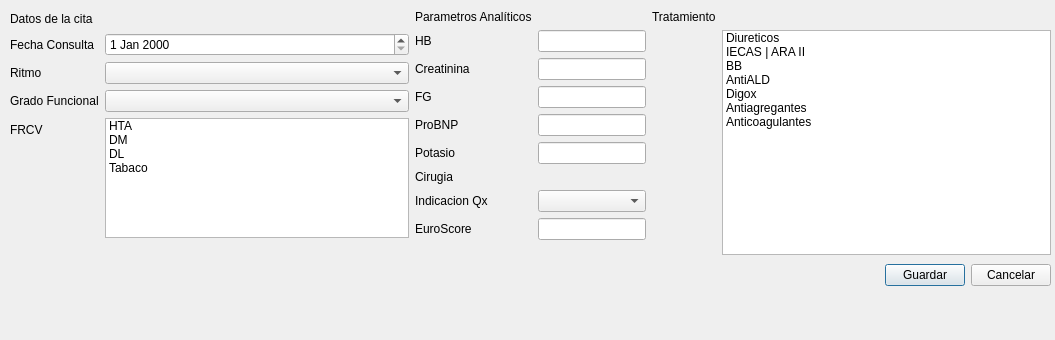
<?xml version="1.0" encoding="UTF-8"?>
<ui version="4.0">
 <class>AddVisit</class>
 <widget class="QDialog" name="AddVisit">
  <property name="geometry">
   <rect>
    <x>0</x>
    <y>0</y>
    <width>1055</width>
    <height>340</height>
   </rect>
  </property>
  <property name="sizePolicy">
   <sizepolicy hsizetype="Maximum" vsizetype="Maximum">
    <horstretch>0</horstretch>
    <verstretch>0</verstretch>
   </sizepolicy>
  </property>
  <property name="windowTitle">
   <string>Añadir Consulta</string>
  </property>
  <widget class="QWidget" name="horizontalLayoutWidget">
   <property name="geometry">
    <rect>
     <x>0</x>
     <y>0</y>
     <width>1051</width>
     <height>255</height>
    </rect>
   </property>
   <layout class="QHBoxLayout" name="horizontalLayout">
    <property name="sizeConstraint">
     <enum>QLayout::SetMaximumSize</enum>
    </property>
    <property name="leftMargin">
     <number>10</number>
    </property>
    <property name="topMargin">
     <number>10</number>
    </property>
    <item>
     <layout class="QFormLayout" name="citaLayout">
      <property name="sizeConstraint">
       <enum>QLayout::SetMaximumSize</enum>
      </property>
      <item row="0" column="0">
       <widget class="QLabel" name="fechaConsultaLabel">
        <property name="sizePolicy">
         <sizepolicy hsizetype="MinimumExpanding" vsizetype="Minimum">
          <horstretch>0</horstretch>
          <verstretch>0</verstretch>
         </sizepolicy>
        </property>
        <property name="minimumSize">
         <size>
          <width>54</width>
          <height>17</height>
         </size>
        </property>
        <property name="text">
         <string>Datos de la cita</string>
        </property>
       </widget>
      </item>
      <item row="1" column="0">
       <widget class="QLabel" name="fechaConsultaDate">
        <property name="text">
         <string>Fecha Consulta</string>
        </property>
       </widget>
      </item>
      <item row="1" column="1">
       <widget class="QDateEdit" name="fechaConsultaDateEdit"/>
      </item>
      <item row="3" column="0">
       <widget class="QLabel" name="ritmoLabel">
        <property name="sizePolicy">
         <sizepolicy hsizetype="Maximum" vsizetype="Preferred">
          <horstretch>0</horstretch>
          <verstretch>0</verstretch>
         </sizepolicy>
        </property>
        <property name="maximumSize">
         <size>
          <width>600</width>
          <height>16777215</height>
         </size>
        </property>
        <property name="text">
         <string>Ritmo</string>
        </property>
       </widget>
      </item>
      <item row="3" column="1">
       <widget class="QComboBox" name="ritmoComboBox">
        <property name="sizePolicy">
         <sizepolicy hsizetype="Maximum" vsizetype="Fixed">
          <horstretch>0</horstretch>
          <verstretch>0</verstretch>
         </sizepolicy>
        </property>
        <property name="maximumSize">
         <size>
          <width>500</width>
          <height>16777215</height>
         </size>
        </property>
        <item>
         <property name="text">
          <string/>
         </property>
        </item>
        <item>
         <property name="text">
          <string>Sinusal</string>
         </property>
        </item>
        <item>
         <property name="text">
          <string>FA</string>
         </property>
        </item>
        <item>
         <property name="text">
          <string>MCP</string>
         </property>
        </item>
        <item>
         <property name="text">
          <string>Flutter | TAQ Auricular</string>
         </property>
        </item>
        <item>
         <property name="text">
          <string>Otros</string>
         </property>
        </item>
       </widget>
      </item>
      <item row="4" column="0">
       <widget class="QLabel" name="gradoFuncionalLabel">
        <property name="sizePolicy">
         <sizepolicy hsizetype="Maximum" vsizetype="Preferred">
          <horstretch>0</horstretch>
          <verstretch>0</verstretch>
         </sizepolicy>
        </property>
        <property name="maximumSize">
         <size>
          <width>600</width>
          <height>16777215</height>
         </size>
        </property>
        <property name="text">
         <string>Grado Funcional</string>
        </property>
       </widget>
      </item>
      <item row="4" column="1">
       <widget class="QComboBox" name="gradoFuncionalComboBox">
        <property name="sizePolicy">
         <sizepolicy hsizetype="Maximum" vsizetype="Fixed">
          <horstretch>0</horstretch>
          <verstretch>0</verstretch>
         </sizepolicy>
        </property>
        <property name="maximumSize">
         <size>
          <width>500</width>
          <height>16777215</height>
         </size>
        </property>
        <item>
         <property name="text">
          <string/>
         </property>
        </item>
        <item>
         <property name="text">
          <string>I</string>
         </property>
        </item>
        <item>
         <property name="text">
          <string>II</string>
         </property>
        </item>
        <item>
         <property name="text">
          <string>III</string>
         </property>
        </item>
        <item>
         <property name="text">
          <string>IV</string>
         </property>
        </item>
       </widget>
      </item>
      <item row="5" column="0">
       <widget class="QLabel" name="fRCVLabel">
        <property name="sizePolicy">
         <sizepolicy hsizetype="Maximum" vsizetype="Preferred">
          <horstretch>0</horstretch>
          <verstretch>0</verstretch>
         </sizepolicy>
        </property>
        <property name="maximumSize">
         <size>
          <width>600</width>
          <height>16777215</height>
         </size>
        </property>
        <property name="text">
         <string>FRCV</string>
        </property>
       </widget>
      </item>
      <item row="5" column="1">
       <widget class="QListWidget" name="listWidgetFRCV">
        <property name="sizePolicy">
         <sizepolicy hsizetype="Maximum" vsizetype="Maximum">
          <horstretch>0</horstretch>
          <verstretch>0</verstretch>
         </sizepolicy>
        </property>
        <property name="maximumSize">
         <size>
          <width>500</width>
          <height>120</height>
         </size>
        </property>
        <property name="selectionMode">
         <enum>QAbstractItemView::MultiSelection</enum>
        </property>
        <item>
         <property name="text">
          <string>HTA</string>
         </property>
        </item>
        <item>
         <property name="text">
          <string>DM</string>
         </property>
        </item>
        <item>
         <property name="text">
          <string>DL</string>
         </property>
        </item>
        <item>
         <property name="text">
          <string>Tabaco</string>
         </property>
        </item>
       </widget>
      </item>
     </layout>
    </item>
    <item>
     <layout class="QFormLayout" name="parametrosLayout">
      <item row="0" column="0">
       <widget class="QLabel" name="parametrosAnalTicosLabel">
        <property name="text">
         <string>Parametros Analíticos</string>
        </property>
       </widget>
      </item>
      <item row="2" column="0">
       <widget class="QLabel" name="creatininaLabel">
        <property name="text">
         <string>Creatinina</string>
        </property>
       </widget>
      </item>
      <item row="2" column="1">
       <widget class="QLineEdit" name="creatininaLineEdit">
        <property name="sizePolicy">
         <sizepolicy hsizetype="Maximum" vsizetype="Fixed">
          <horstretch>0</horstretch>
          <verstretch>0</verstretch>
         </sizepolicy>
        </property>
        <property name="maximumSize">
         <size>
          <width>215</width>
          <height>16777215</height>
         </size>
        </property>
       </widget>
      </item>
      <item row="1" column="0">
       <widget class="QLabel" name="hBLabel">
        <property name="text">
         <string>HB</string>
        </property>
       </widget>
      </item>
      <item row="1" column="1">
       <widget class="QLineEdit" name="hBLineEdit">
        <property name="sizePolicy">
         <sizepolicy hsizetype="Maximum" vsizetype="Fixed">
          <horstretch>0</horstretch>
          <verstretch>0</verstretch>
         </sizepolicy>
        </property>
        <property name="maximumSize">
         <size>
          <width>215</width>
          <height>16777215</height>
         </size>
        </property>
       </widget>
      </item>
      <item row="3" column="0">
       <widget class="QLabel" name="fGLabel">
        <property name="text">
         <string>FG</string>
        </property>
       </widget>
      </item>
      <item row="3" column="1">
       <widget class="QLineEdit" name="fGLineEdit">
        <property name="sizePolicy">
         <sizepolicy hsizetype="Maximum" vsizetype="Fixed">
          <horstretch>0</horstretch>
          <verstretch>0</verstretch>
         </sizepolicy>
        </property>
        <property name="maximumSize">
         <size>
          <width>215</width>
          <height>16777215</height>
         </size>
        </property>
       </widget>
      </item>
      <item row="4" column="0">
       <widget class="QLabel" name="proBNPLabel">
        <property name="text">
         <string>ProBNP</string>
        </property>
       </widget>
      </item>
      <item row="4" column="1">
       <widget class="QLineEdit" name="proBNPLineEdit">
        <property name="sizePolicy">
         <sizepolicy hsizetype="Maximum" vsizetype="Fixed">
          <horstretch>0</horstretch>
          <verstretch>0</verstretch>
         </sizepolicy>
        </property>
        <property name="maximumSize">
         <size>
          <width>215</width>
          <height>16777215</height>
         </size>
        </property>
       </widget>
      </item>
      <item row="5" column="0">
       <widget class="QLabel" name="potasioLabel">
        <property name="text">
         <string>Potasio</string>
        </property>
       </widget>
      </item>
      <item row="5" column="1">
       <widget class="QLineEdit" name="potasioLineEdit">
        <property name="sizePolicy">
         <sizepolicy hsizetype="Maximum" vsizetype="Fixed">
          <horstretch>0</horstretch>
          <verstretch>0</verstretch>
         </sizepolicy>
        </property>
        <property name="maximumSize">
         <size>
          <width>215</width>
          <height>16777215</height>
         </size>
        </property>
       </widget>
      </item>
      <item row="6" column="0">
       <widget class="QLabel" name="cirugiaLabel">
        <property name="text">
         <string>Cirugia</string>
        </property>
       </widget>
      </item>
      <item row="7" column="0">
       <widget class="QLabel" name="indicacionQrLabel">
        <property name="text">
         <string>Indicacion Qx</string>
        </property>
       </widget>
      </item>
      <item row="7" column="1">
       <widget class="QComboBox" name="indicacionQrComboBox">
        <property name="sizePolicy">
         <sizepolicy hsizetype="Maximum" vsizetype="Fixed">
          <horstretch>0</horstretch>
          <verstretch>0</verstretch>
         </sizepolicy>
        </property>
        <property name="maximumSize">
         <size>
          <width>215</width>
          <height>16777215</height>
         </size>
        </property>
        <item>
         <property name="text">
          <string/>
         </property>
        </item>
        <item>
         <property name="text">
          <string>Si</string>
         </property>
        </item>
        <item>
         <property name="text">
          <string>No</string>
         </property>
        </item>
       </widget>
      </item>
      <item row="8" column="0">
       <widget class="QLabel" name="euroScoreLabel">
        <property name="text">
         <string>EuroScore</string>
        </property>
       </widget>
      </item>
      <item row="8" column="1">
       <widget class="QLineEdit" name="euroScoreLineEdit">
        <property name="sizePolicy">
         <sizepolicy hsizetype="Maximum" vsizetype="Fixed">
          <horstretch>0</horstretch>
          <verstretch>0</verstretch>
         </sizepolicy>
        </property>
        <property name="maximumSize">
         <size>
          <width>215</width>
          <height>16777215</height>
         </size>
        </property>
       </widget>
      </item>
     </layout>
    </item>
    <item>
     <layout class="QFormLayout" name="formLayout_7">
      <item row="0" column="0">
       <widget class="QLabel" name="tratamientpLabel">
        <property name="text">
         <string>Tratamiento</string>
        </property>
       </widget>
      </item>
      <item row="1" column="1">
       <widget class="QListWidget" name="listWidgetTratamiento">
        <property name="selectionMode">
         <enum>QAbstractItemView::MultiSelection</enum>
        </property>
        <item>
         <property name="text">
          <string>Diureticos</string>
         </property>
        </item>
        <item>
         <property name="text">
          <string>IECAS | ARA II</string>
         </property>
        </item>
        <item>
         <property name="text">
          <string>BB</string>
         </property>
        </item>
        <item>
         <property name="text">
          <string>AntiALD</string>
         </property>
        </item>
        <item>
         <property name="text">
          <string>Digox</string>
         </property>
        </item>
        <item>
         <property name="text">
          <string>Antiagregantes</string>
         </property>
        </item>
        <item>
         <property name="text">
          <string>Anticoagulantes</string>
         </property>
        </item>
       </widget>
      </item>
     </layout>
    </item>
   </layout>
  </widget>
  <widget class="QWidget" name="layoutWidget">
   <property name="geometry">
    <rect>
     <x>0</x>
     <y>260</y>
     <width>1051</width>
     <height>30</height>
    </rect>
   </property>
   <layout class="QHBoxLayout" name="horizontalLayout_2">
    <item>
     <spacer name="horizontalSpacer">
      <property name="orientation">
       <enum>Qt::Horizontal</enum>
      </property>
      <property name="sizeHint" stdset="0">
       <size>
        <width>588</width>
        <height>20</height>
       </size>
      </property>
     </spacer>
    </item>
    <item>
     <widget class="QPushButton" name="pushButton">
      <property name="text">
       <string>Guardar</string>
      </property>
     </widget>
    </item>
    <item>
     <widget class="QPushButton" name="pushButton_2">
      <property name="text">
       <string>Cancelar</string>
      </property>
     </widget>
    </item>
   </layout>
  </widget>
 </widget>
 <resources/>
 <connections/>
</ui>
